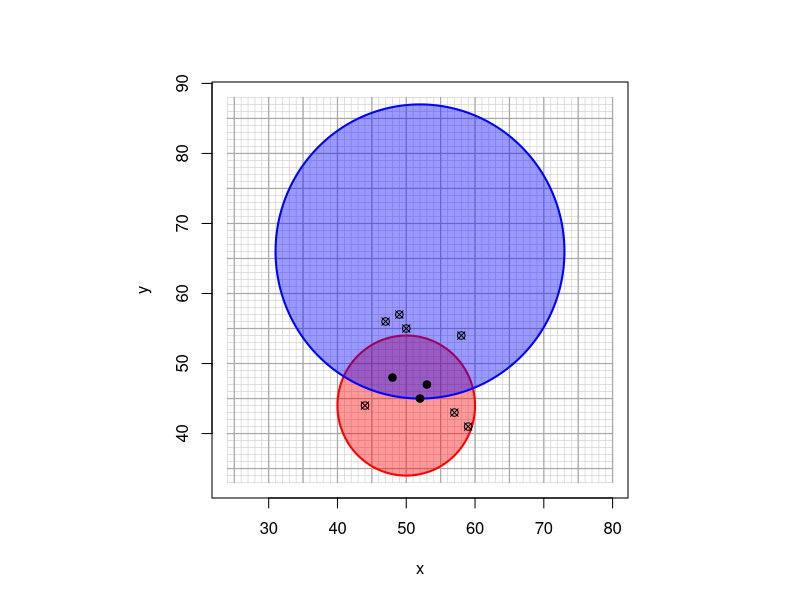

Generate this figure with R:
## ---- chunk 1
while(T){
    hks = sample(10:90,4)
    h1 = hks[1]
    k1 = hks[2]
    h2 = hks[3]
    k2 = hks[4]
    d = sqrt((h1-h2)^2+(k1-k2)^2)
    rat = runif(1,0.2,0.8)
    midx = (1-rat)*h1+rat*h2
    midy = (1-rat)*k1+rat*k2
    r1 = round(sqrt((h1-midx)^2+(k1-midy)^2)+runif(1,1,5))
    r2 = round(sqrt((h2-midx)^2+(k2-midy)^2)+runif(1,1,5))
    xp = round(midx+sample(-9:9,10))
    yp = round(midy+sample(-9:9,10))
    isin1 = sqrt((xp-h1)^2+(yp-k1)^2)<=r1
    isin2 = sqrt((xp-h2)^2+(yp-k2)^2)<=r2
    isin = (isin1*isin2)
    xmin = min(c(h1-r1,h2-r2))-1
    xmax = max(c(h1+r1,h2+r2))+1
    ymin = min(c(k1-r1,k2-r2))-1
    ymax = max(c(k1+r1,k2+r2))+1
    if(sum(isin)>2 && sum(isin)<8 && 
       min(xp)>0 && max(xp)<100 &&
       min(yp)>0 && max(yp)<100 &&
       xmin>0 && xmax<100 && ymin>0 && ymax<100){break}
}


pts = paste0("(",xp,",",yp,")")
al = paste0("* ",pts,collapse="\n")
sol = paste0(1*isin,collapse="")

ineq1 = paste0("(x-",h1,")^2+(y-",k1,")^2~\\le~",r1,"^2",collapse="")
ineq1 = gsub("--","+",ineq1,fixed=T)

ineq2 = paste0("(x-",h2,")^2+(y-",k2,")^2~\\le~",r2,"^2",collapse="")
ineq2 = gsub("--","+",ineq2,fixed=T)

ts = c("is NOT in","is in")
sols = paste0("* point ",pts," ",ts[isin+rep(1,10)],collapse = "\n")


## ---- chunk 2
xmin = min(c(h1-r1,h2-r2))-1
xmax = max(c(h1+r1,h2+r2))+1
ymin = min(c(k1-r1,k2-r2))-1
ymax = max(c(k1+r1,k2+r2))+1
xwid = xmax-xmin
ywid = ymax-ymin
wid = max(c(xwid,ywid))
xm = mean(c(xmin,xmax))
ym = mean(c(ymin,ymax))
xlo = floor(xm-wid/2)
xhi = ceiling(xm+wid/2)
ylo = floor(ym-wid/2)
yhi = ceiling(ym+wid/2)

par(pty="s")
plot(0,0,"n",xlim=c(xlo,xhi),ylim=c(ylo,yhi),xlab="x",ylab="y")

for(x in xlo:xhi){
    lines(c(x,x),c(ylo,yhi),col="lightgrey",lwd=0.7)
}
for(y in ylo:yhi){
    lines(c(xlo,xhi),c(y,y),col="lightgrey",lwd=0.7)
}
for(x in xlo:xhi){
    if(x%%5==0){
        lines(c(x,x),c(ylo,yhi),col="darkgrey",lwd=1.2)
    }
}
for(y in ylo:yhi){
    if(y%%5==0){
        lines(c(xlo,xhi),c(y,y),col="darkgrey",lwd=1.2)
    }
}

th = seq(0,2*pi,pi/200)
polygon(cos(th)*r1+h1,sin(th)*r1+k1,border="red",lwd=2,col=rgb(1,0,0,0.4))
polygon(cos(th)*r2+h2,sin(th)*r2+k2,border="blue",lwd=2,col=rgb(0,0,1,0.4))
points(xp,yp,pch=isin*6+rep(13,10))
# points(h,k,col="red",pch=19)
# text(h+r/20,k+r/20,paste0("(",h,",",k,")",collapse=""),adj=c(0,0),col="red")
